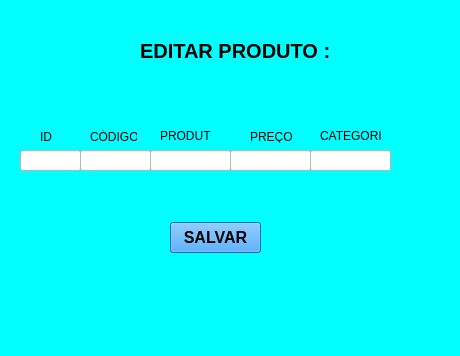
<?xml version="1.0" encoding="UTF-8"?>
<ui version="4.0">
 <class>MainWindow</class>
 <widget class="QMainWindow" name="MainWindow">
  <property name="geometry">
   <rect>
    <x>0</x>
    <y>0</y>
    <width>460</width>
    <height>356</height>
   </rect>
  </property>
  <property name="windowTitle">
   <string>MainWindow</string>
  </property>
  <property name="styleSheet">
   <string notr="true">background-color: rgb(0, 255, 255);</string>
  </property>
  <widget class="QWidget" name="centralwidget">
   <widget class="QLabel" name="label">
    <property name="geometry">
     <rect>
      <x>140</x>
      <y>40</y>
      <width>211</width>
      <height>21</height>
     </rect>
    </property>
    <property name="font">
     <font>
      <pointsize>15</pointsize>
      <weight>75</weight>
      <bold>true</bold>
     </font>
    </property>
    <property name="text">
     <string>EDITAR PRODUTO :</string>
    </property>
   </widget>
   <widget class="QLabel" name="label_2">
    <property name="geometry">
     <rect>
      <x>40</x>
      <y>130</y>
      <width>47</width>
      <height>13</height>
     </rect>
    </property>
    <property name="text">
     <string>ID</string>
    </property>
   </widget>
   <widget class="QLabel" name="label_3">
    <property name="geometry">
     <rect>
      <x>90</x>
      <y>130</y>
      <width>47</width>
      <height>13</height>
     </rect>
    </property>
    <property name="text">
     <string>CÓDIGO</string>
    </property>
   </widget>
   <widget class="QLabel" name="label_4">
    <property name="geometry">
     <rect>
      <x>160</x>
      <y>120</y>
      <width>51</width>
      <height>31</height>
     </rect>
    </property>
    <property name="text">
     <string>PRODUTO</string>
    </property>
   </widget>
   <widget class="QLabel" name="label_5">
    <property name="geometry">
     <rect>
      <x>250</x>
      <y>130</y>
      <width>47</width>
      <height>13</height>
     </rect>
    </property>
    <property name="text">
     <string>PREÇO</string>
    </property>
   </widget>
   <widget class="QLabel" name="label_6">
    <property name="geometry">
     <rect>
      <x>320</x>
      <y>125</y>
      <width>61</width>
      <height>21</height>
     </rect>
    </property>
    <property name="text">
     <string>CATEGORIA</string>
    </property>
   </widget>
   <widget class="QLineEdit" name="lineEdit">
    <property name="geometry">
     <rect>
      <x>20</x>
      <y>150</y>
      <width>61</width>
      <height>21</height>
     </rect>
    </property>
    <property name="styleSheet">
     <string notr="true">background-color: rgb(255, 255, 255);</string>
    </property>
   </widget>
   <widget class="QLineEdit" name="lineEdit_2">
    <property name="geometry">
     <rect>
      <x>80</x>
      <y>150</y>
      <width>71</width>
      <height>21</height>
     </rect>
    </property>
    <property name="styleSheet">
     <string notr="true">background-color: rgb(255, 255, 255);</string>
    </property>
   </widget>
   <widget class="QLineEdit" name="lineEdit_3">
    <property name="geometry">
     <rect>
      <x>150</x>
      <y>150</y>
      <width>81</width>
      <height>21</height>
     </rect>
    </property>
    <property name="styleSheet">
     <string notr="true">background-color: rgb(255, 255, 255);</string>
    </property>
   </widget>
   <widget class="QLineEdit" name="lineEdit_4">
    <property name="geometry">
     <rect>
      <x>230</x>
      <y>150</y>
      <width>81</width>
      <height>21</height>
     </rect>
    </property>
    <property name="styleSheet">
     <string notr="true">background-color: rgb(255, 255, 255);</string>
    </property>
   </widget>
   <widget class="QLineEdit" name="lineEdit_5">
    <property name="geometry">
     <rect>
      <x>310</x>
      <y>150</y>
      <width>81</width>
      <height>21</height>
     </rect>
    </property>
    <property name="styleSheet">
     <string notr="true">background-color: rgb(255, 255, 255);</string>
    </property>
   </widget>
   <widget class="QPushButton" name="pushButton">
    <property name="geometry">
     <rect>
      <x>170</x>
      <y>222</y>
      <width>91</width>
      <height>31</height>
     </rect>
    </property>
    <property name="font">
     <font>
      <pointsize>12</pointsize>
      <weight>75</weight>
      <bold>true</bold>
     </font>
    </property>
    <property name="styleSheet">
     <string notr="true">background-color: rgb(24, 147, 255);</string>
    </property>
    <property name="text">
     <string>SALVAR</string>
    </property>
   </widget>
  </widget>
  <widget class="QMenuBar" name="menubar">
   <property name="geometry">
    <rect>
     <x>0</x>
     <y>0</y>
     <width>460</width>
     <height>21</height>
    </rect>
   </property>
  </widget>
  <widget class="QStatusBar" name="statusbar"/>
 </widget>
 <resources/>
 <connections/>
</ui>
